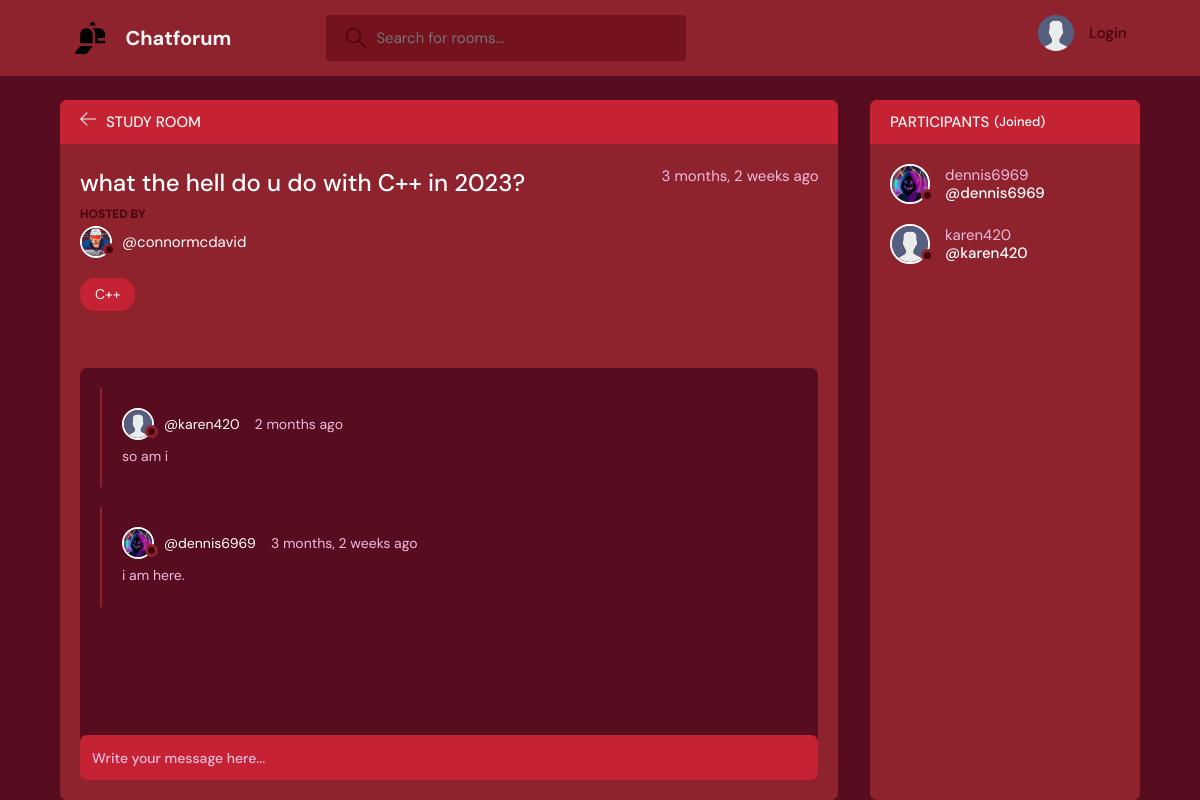
Page /room/3/ on the committed database.
### base/models.py (models this page shows, shortened)
class Room(models.Model):
    host = models.ForeignKey(User, on_delete=models.SET_NULL, null=True)
    topic = models.ForeignKey(Topic, on_delete=models.SET_NULL, null=True)
    name = models.CharField(max_length=200)
    description = models.TextField(null=True, blank=True)
    participants = models.ManyToManyField(User, related_name='participants', blank=True)
    updated = models.DateTimeField(auto_now=True)
    created = models.DateTimeField(auto_now_add=True)
    class Meta:
        ordering = ['-updated', '-created']

class User(AbstractUser):
    name = models.CharField(max_length=200, null=True)
    email = models.EmailField(unique=True, null=True)
    bio = models.TextField(null=True)
    avatar = models.ImageField(null=True, default="avatar.svg")
    USERNAME_FIELD = 'email'
    REQUIRED_FIELDS = []

class Topic(models.Model):
    name = models.CharField(max_length=200)
    def __str__(self):
        return self.name

class Message(models.Model):
    user = models.ForeignKey(User, on_delete=models.CASCADE)
    room = models.ForeignKey(Room, on_delete=models.CASCADE)
    body = models.TextField()
    updated = models.DateTimeField(auto_now=True)
    created = models.DateTimeField(auto_now_add=True)
    class Meta:
        ordering = ['-updated', '-created']

### base/views.py (the view, shortened to what this page needs)
# urls.py: path('room/<str:pk>/',  views.room, name="room"),
def room(request, pk):
    room = Room.objects.get(id=pk)
    room_messages = room.message_set.all().order_by('-created')
    participants = room.participants.all()
    context = {'room':room, 'room_messages':room_messages, 'participants':participants}
    return render(request, 'base/room.html', context)

### base/templates/base/room.html (shortened to what this page needs)
{% extends 'main.html' %}
{% block content %}
    <main class="profile-page layout layout--2">
      <div class="container">
        <div class="room">
          <div class="room__top">
            <div class="room__topLeft">
              <a href="{% url 'home' %}">
                <svg version="1.1" xmlns="http://www.w3.org/2000/svg" width="32" height="32" viewBox="0 0 32 32">
                  <title>arrow-left</title>
                  <path
                    d="M13.723 2.286l-13.723 13.714 13.719 13.714 1.616-1.611-10.96-10.96h27.625v-2.286h-27.625l10.965-10.965-1.616-1.607z"
                  ></path>
                </svg>
              </a>
              <h3>Study Room</h3>
            </div>
          </div>
          <div class="room__box scroll">
            <div class="room__header scroll">
              <div class="room__info">
                <h3>{{room.name}}</h3>
                <span>{{room.created|timesince}} ago</span>
              </div>
              <div class="room__hosted">
                <p>Hosted By</p>
                <a href="{% url 'user-profile' room.host.id %}" class="room__author">
                  <div class="avatar avatar--small">
                    <img src="{{room.host.avatar.url}}" />
                  </div>
                  <span>@{{room.host.username}}</span>
                </a>
              </div>
              <span class="room__topics">{{room.topic}}</span>
            </div>
            <div class="room__conversation">
              <div class="threads scroll">
                {% for message in room_messages %}
                <div class="thread">
                  <div class="thread__top">
                    <div class="thread__author">
                      <a href="{% url 'user-profile' message.user.id %}" class="thread__authorInfo">
                        <div class="avatar avatar--small">
                          <img src="{{message.user.avatar.url}}" />
                        </div>
                        <span>@{{message.user.username}}</span>
                      </a>
                      <span class="thread__date">{{message.created|timesince}} ago</span>
                    </div>
                  </div>
                  <div class="thread__details">
                    {{message.body}}
                  </div>
                </div>
                {% endfor %}
              </div>
            </div>
          </div>
          <div class="room__message">
            <form action="" method="POST">
              <input name="body" placeholder="Write your message here..." /></form>
          </div>
        </div>
        <div class="participants">
          <h3 class="participants__top">Participants <span>({{user.participants.count}}Joined)</span></h3>
          <div class="participants__list scroll">
            {% for user in participants %}
            <a href="{% url 'user-profile' user.id %}" class="participant">
              <div class="avatar avatar--medium">
                <img src="{{user.avatar.url}}" />
              </div>
              <p>
                {{user.username}}<span>@{{user.username}}</span>
              </p>
            </a>
            {% endfor %}
          </div>
        </div>
      </div>
    </main>
{% endblock content %}

### rows in the picture
Room: name "what the hell do u do with C++ in 2023?", created "3 months, 2 weeks", host.avatar (picture), host.username "connormcdavid", topic "C++"
Message: user.avatar (placeholder picture), user.username "karen420", created "2 months", body "so am i"
Message: user.avatar (picture), user.username "dennis6969", created "3 months, 2 weeks", body "i am here."
User: avatar (picture), username "dennis6969"
User: avatar (placeholder picture), username "karen420"
